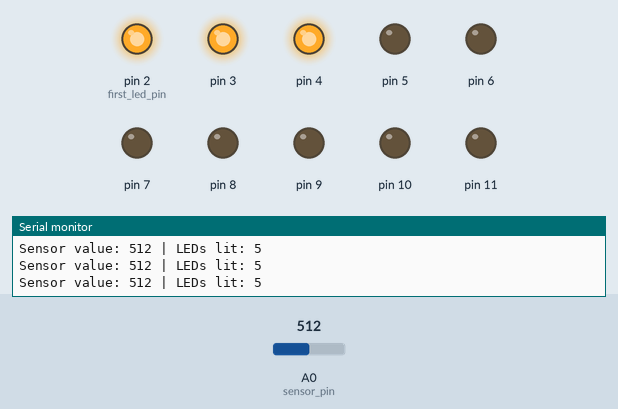
A sketch run on a simulated Arduino Uno, built with avr-gcc and run on an emulated ATmega328P. On the bench: output pins drawn as LEDs (lit = HIGH), the last lines printed to the serial monitor. Dashed ring = blinking. The test bench sets the inputs (shaded band); at power-on: A0 (sensor_pin) = 512.

Above: at 1.2 s.
1.3 s: A0 (sensor_pin) set to 595
4.3 s: A0 (sensor_pin) set to 621
At 6.52 s:
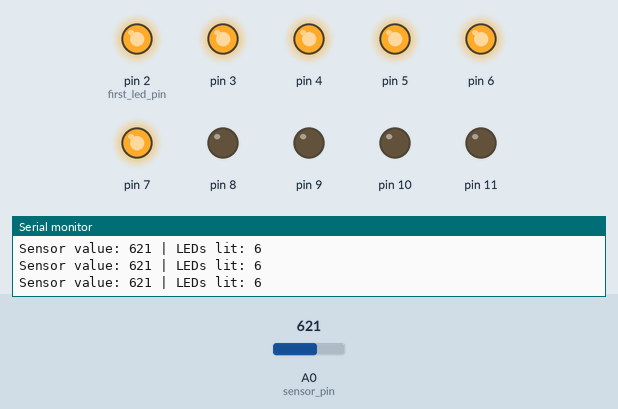
7.3 s: A0 (sensor_pin) set to 706
10.3 s: A0 (sensor_pin) set to 734
At 12.05 s:
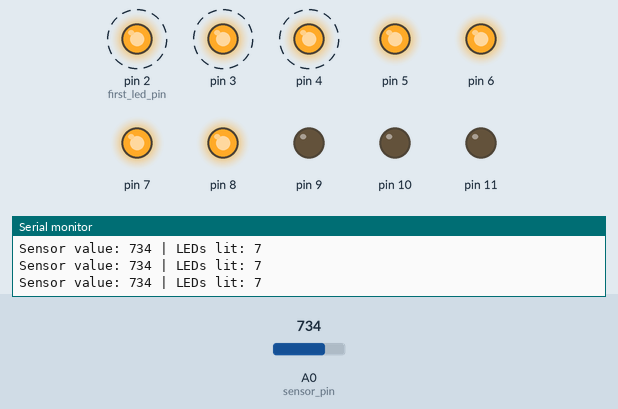
13.3 s: A0 (sensor_pin) set to 1010
At 13.71 s:
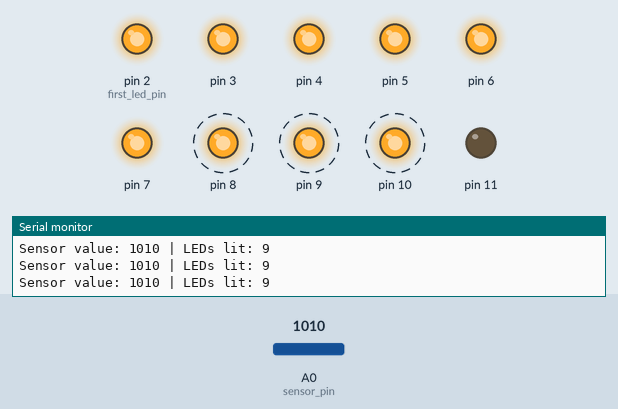
16.3 s: A0 (sensor_pin) set to 1023
At 18.22 s:
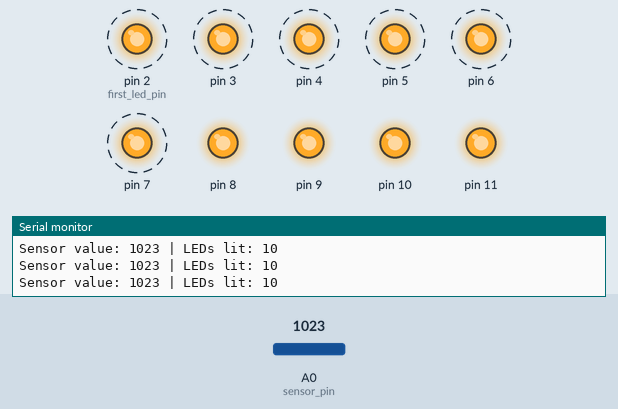
Timing chart, 0 to 20.3 s (numbered marks = the images above; inputs shaded):
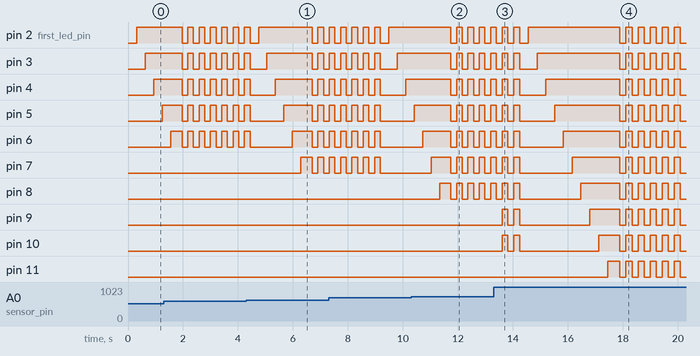

Measured:
- the behaviour switches between 613 and 614 on A0 (sensor_pin) (found by bisection; images 0 and 1)
- the behaviour switches between 716 and 717 on A0 (sensor_pin) (found by bisection; images 1 and 2)
- the behaviour switches between 1022 and 1023 on A0 (sensor_pin) (found by bisection; images 3 and 4)
- after the input at 4.3 s, pin 7: LOW → HIGH after 2.0 s, → LOW 0.41 s later, → HIGH 0.21 s later, → LOW 0.21 s later
- after the input at 10.3 s, pin 8: LOW → HIGH after 1.0 s, then repeats every 0.41 s: LOW 0.21 s, HIGH 0.21 s
- after the input at 13.3 s, pin 9, pin 10: alternates HIGH for 0.21 s and LOW for 0.21 s, 4 changes in all, then stays LOW, starting after 0.31 s
- after the input at 16.3 s, pin 11: LOW → HIGH after 1.2 s, then repeats every 0.44 s: LOW 0.22 s, HIGH 0.22 s
- by itself, pin 2 (first_led_pin), pin 3–6: alternates HIGH for 0.22 s and LOW for 0.22 s

The sketch:

Kexuan_Zhuang_The_loop_light_up_in_order_and_blink.ino
```cpp
/*
Creation & Computation
FSR Sensor Workshop - Pressure Meter
Keuxan Zhuang - The loop light up in order and blink
*/

int sensor_pin = A0;        // Analog input pin for the pressure sensor
int first_led_pin = 2;      // Digital pin for the first LED (LEDs will use pins 2-7)
int min_pressure = 0;       // Minimum pressure value (no force applied)
int max_pressure = 1023;    // Maximum pressure value (adjust based on your sensor)
const int num_leds = 10;     // Number of LEDs used for the pressure meter display

int led_pins[num_leds];     // Array to store LED pin numbers


unsigned long previousmillis = 0;
const long blinkInterval = 200;
bool blinkState = false;
// Blink without dalay in Arduino example

int ledmode = 0;
int currentled = 0;
unsigned long ledstart = 0;
const long sequence = 300;
const long blinkduration = 3000;    // The interval of LED lighting in sequence and the duration of blinking

void setup()
{
  Serial.begin(9600);

  for (int i = 0; i < num_leds; i++)
  {
    led_pins[i] = first_led_pin + i;
    pinMode(led_pins[i], OUTPUT);
  }
}

void loop()
{
  int sensor_value = analogRead(sensor_pin);
  sensor_value = constrain(sensor_value, min_pressure, max_pressure);

  int leds_to_light = map(sensor_value, min_pressure, max_pressure, 0, num_leds);

  unsigned long currentmillis = millis();

  if (ledmode == 0)
  {
    if (currentmillis - previousmillis >= sequence && currentled < leds_to_light)
    {
      previousmillis = currentmillis;
      digitalWrite(led_pins[currentled], HIGH);  // Light up in order
      currentled++;
    }

    // If the lighting is completed, then enter the blinking part
    if (currentled >= leds_to_light)
    {
      ledmode = 1;
      ledstart = currentmillis;
      previousmillis = currentmillis;
    }
  }
  else if (ledmode == 1)  // Blinking
  {
    if (currentmillis - previousmillis >= blinkInterval)
    {
      previousmillis = currentmillis;
      if (blinkState == true)
      {
        blinkState = false;
      } else {
        blinkState = true;
             }
      for (int i = 0; i < leds_to_light; i++)
    {
      if (blinkState)
      {
        digitalWrite(led_pins[i], HIGH);
      }
      else
      {
        digitalWrite(led_pins[i], LOW);
      }
    }
    }

    // After blinking ends, continue to light up in order
    if (currentmillis - ledstart >= blinkduration)
    {
      ledmode = 0;
      currentled = 0;

      for (int i = 0; i < num_leds; i++)
      {
        digitalWrite(led_pins[i], LOW);
      }
    }
  }


  Serial.print("Sensor value: ");
  Serial.print(sensor_value);
  Serial.print(" | LEDs lit: ");
  Serial.println(leds_to_light);

  delay(10);
}
//It can work now
```
